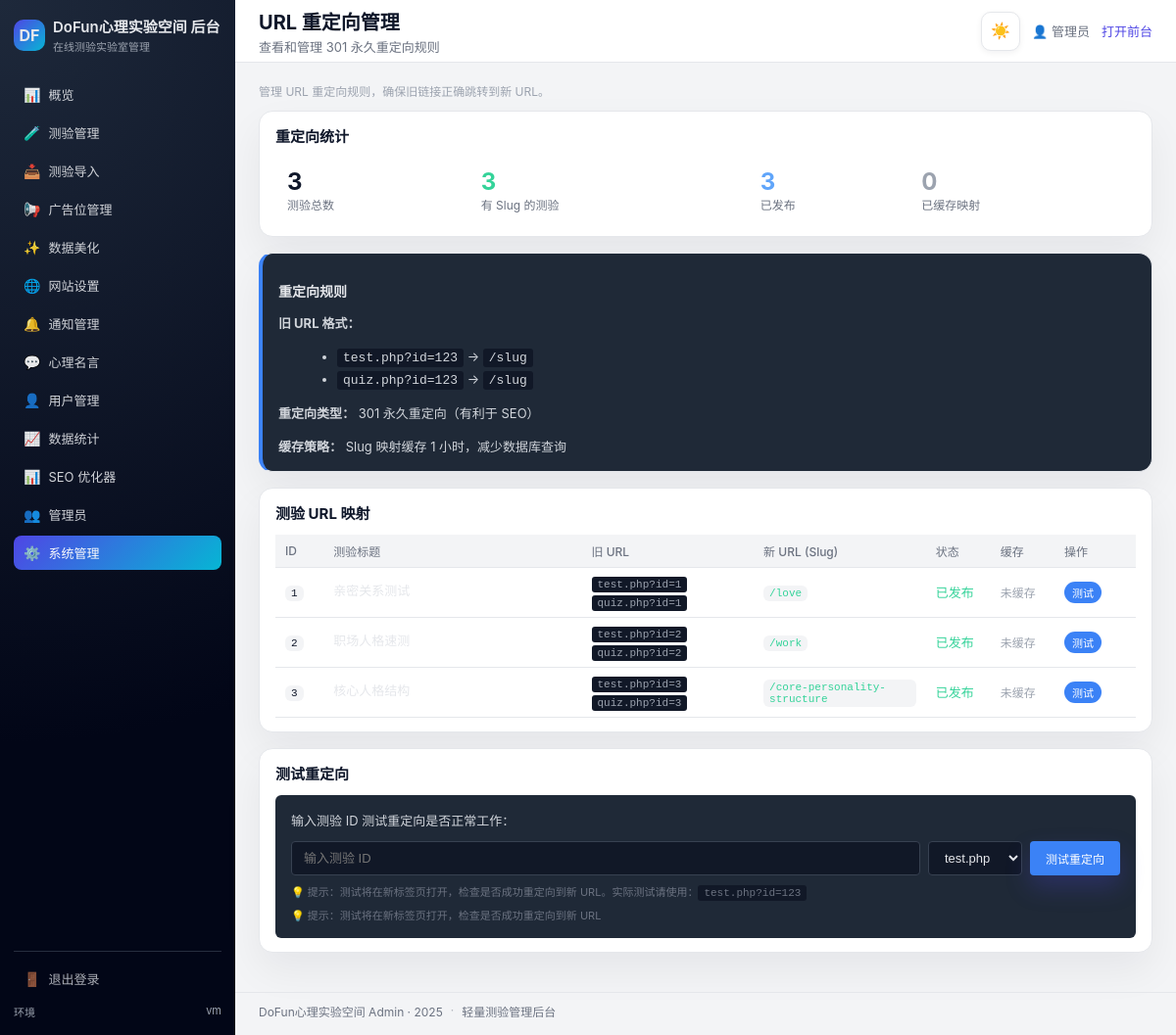
Page /admin/url_redirects.php (signed in) on the committed database.
### tables this page shows
CREATE TABLE `tests` (
  `id` int(10) UNSIGNED NOT NULL,
  `slug` varchar(100) NOT NULL,
  `title` varchar(255) NOT NULL,
  `subtitle` varchar(255) DEFAULT NULL,
  `description` text,
  `title_color` char(7) DEFAULT NULL,
  `emoji` varchar(16) DEFAULT NULL,
  `tags` varchar(255) DEFAULT NULL,
  `status` enum('draft','published','archived') NOT NULL DEFAULT 'draft',
  `sort_order` int(11) NOT NULL DEFAULT '0',
  `created_at` datetime NOT NULL DEFAULT CURRENT_TIMESTAMP,
  `updated_at` datetime NOT NULL DEFAULT CURRENT_TIMESTAMP ON UPDATE CURRENT_TIMESTAMP,
  `scoring_mode` enum('simple','dimensions','range','custom') NOT NULL DEFAULT 'simple',
  `scoring_config` json DEFAULT NULL,
  `show_secondary_archetype` tinyint(1) NOT NULL DEFAULT '1',
  `show_dimension_table` tinyint(1) NOT NULL DEFAULT '1',
  `display_mode` enum('single_page','step_by_step') NOT NULL DEFAULT 'single_page'
);

### lib/CacheHelper.php (called while the page is built, shortened)
<?php
class CacheHelper
{
    private static string $cacheDir = __DIR__ . '/../cache';
    private static function getCachePath(string $key): string
    {
        $safeKey = preg_replace('/[^a-zA-Z0-9_-]/', '_', $key);
        return self::$cacheDir . '/' . $safeKey . '.cache';
    }
    public static function get(string $key, ?int $ttl = null): mixed
    {
        $path = self::getCachePath($key);
        if (!file_exists($path)) {
            return null;
        }
        $content = @file_get_contents($path);
        $data = @unserialize($content);
        return $data;
    }
}

### admin/url_redirects.php (the view, shortened to what this page needs)
<?php
require_once __DIR__ . '/../lib/db_connect.php';
require_once __DIR__ . '/../lib/CacheHelper.php';
$tests = $pdo->query("
    SELECT id, title, slug, status, created_at
    FROM tests
    ORDER BY created_at DESC
")->fetchAll(PDO::FETCH_ASSOC);
$totalTests = count($tests);
$publishedTests = count(array_filter($tests, fn($t) => $t['status'] === 'published'));
$testsWithSlug = count(array_filter($tests, fn($t) => !empty($t['slug'])));
$redirectCacheStats = [];
foreach ($tests as $test) {
    if (!empty($test['slug'])) {
        $cacheKey = 'test_id_slug_' . $test['id'];
        $cached = CacheHelper::get($cacheKey, 0);
        $redirectCacheStats[$test['id']] = $cached !== null;
    }
}
$cachedCount = count(array_filter($redirectCacheStats));
?>
<div class="admin-toolbar">
    <div class="admin-toolbar__left">
        <span class="admin-table__muted">管理 URL 重定向规则，确保旧链接正确跳转到新 URL。</span>
    </div>
</div>
<div class="admin-card" style="margin-bottom: 16px;">
    <h2 class="admin-page-title" style="font-size: 15px; margin-bottom: 12px;">重定向统计</h2>
    <table class="admin-table admin-table--kpi">
        <tbody>
        <tr>
            <td>
                <div class="admin-kpi-number"><?= $totalTests ?></div>
                <div class="admin-kpi-label">测验总数</div>
            </td>
            <td>
                <div class="admin-kpi-number" style="color: #34d399;"><?= $testsWithSlug ?></div>
                <div class="admin-kpi-label">有 Slug 的测验</div>
            </td>
            <td>
                <div class="admin-kpi-number" style="color: #60a5fa;"><?= $publishedTests ?></div>
                <div class="admin-kpi-label">已发布</div>
            </td>
            <td>
                <div class="admin-kpi-number" style="color: <?= $cachedCount > 0 ? '#34d399' : '#9ca3af' ?>;">
                    <?= $cachedCount ?>
                </div>
                <div class="admin-kpi-label">已缓存映射</div>
            </td>
        </tr>
        </tbody>
    </table>
</div>
<div class="admin-card" style="margin-bottom: 16px; background: #1f2937; border-left: 4px solid #3b82f6;">
    <h3 style="font-size: 14px; font-weight: 600; color: #e5e7eb; margin-bottom: 8px;">重定向规则</h3>
    <div style="font-size: 13px; color: #d1d5db; line-height: 1.6;">
        <p style="margin-bottom: 8px;">
            <strong>旧 URL 格式：</strong>
        </p>
        <ul style="margin-left: 20px; margin-bottom: 12px;">
            <li><code style="background: #111827; padding: 2px 6px; border-radius: 3px;">test.php?id=123</code> → <code style="background: #111827; padding: 2px 6px; border-radius: 3px;">/slug</code></li>
            <li><code style="background: #111827; padding: 2px 6px; border-radius: 3px;">quiz.php?id=123</code> → <code style="background: #111827; padding: 2px 6px; border-radius: 3px;">/slug</code></li>
        </ul>
        <p style="margin-bottom: 8px;">
            <strong>重定向类型：</strong> 301 永久重定向（有利于 SEO）
        </p>
        <p style="margin-bottom: 0;">
            <strong>缓存策略：</strong> Slug 映射缓存 1 小时，减少数据库查询
        </p>
    </div>
</div>
<div class="admin-card">
    <h2 class="admin-page-title" style="font-size: 15px; margin-bottom: 12px;">测验 URL 映射</h2>
    <?php if (empty($tests)): ?>
        <div style="padding: 40px; text-align: center; color: #9ca3af;">
            <div style="font-size: 48px; margin-bottom: 16px;">🔗</div>
            <div>暂无测验数据</div>
        </div>
    <?php else: ?>
        <table class="admin-table">
            <thead>
            <tr>
                <th style="width: 60px;">ID</th>
                <th style="width: 30%;">测验标题</th>
                <th style="width: 20%;">旧 URL</th>
                <th style="width: 20%;">新 URL (Slug)</th>
                <th style="width: 100px;">状态</th>
                <th style="width: 100px;">缓存</th>
                <th style="width: 120px;">操作</th>
            </tr>
            </thead>
            <tbody>
            <?php foreach ($tests as $test):
                $oldUrl1 = 'test.php?id=' . $test['id'];
                $oldUrl2 = 'quiz.php?id=' . $test['id'];
                $newUrl = !empty($test['slug']) ? '/' . $test['slug'] : null;
                $isCached = $redirectCacheStats[$test['id']] ?? false;
            ?>
                <tr>
                    <td>
                        <code class="code-badge"><?= $test['id'] ?></code>
                    </td>
                    <td>
                        <div style="font-weight: 500; color: #e5e7eb; margin-bottom: 4px;">
                            <?= htmlspecialchars($test['title']) ?>
                        </div>
                    </td>
                    <td>
                        <div style="font-size: 12px; color: #9ca3af; margin-bottom: 4px;">
                            <code style="background: #111827; padding: 2px 6px; border-radius: 3px; font-size: 11px;">
                                <?= htmlspecialchars($oldUrl1) ?>
                            </code>
                        </div>
                        <div style="font-size: 12px; color: #9ca3af;">
                            <code style="background: #111827; padding: 2px 6px; border-radius: 3px; font-size: 11px;">
                                <?= htmlspecialchars($oldUrl2) ?>
                            </code>
                        </div>
                    </td>
                    <td>
                        <?php if ($newUrl): ?>
                            <code class="code-badge" style="color: #34d399; font-size: 11px;">
                                <?= htmlspecialchars($newUrl) ?>
                            </code>
                        <?php else: ?>
                            <span style="color: #f59e0b; font-size: 12px;">⚠ 无 Slug</span>
                        <?php endif; ?>
                    </td>
                    <td>
                        <span style="color: <?= $test['status'] === 'published' ? '#34d399' : '#9ca3af' ?>;">
                            <?= $test['status'] === 'published' ? '已发布' : '草稿' ?>
                        </span>
                    </td>
                    <td>
                        <?php if ($newUrl): ?>
                            <?php if ($isCached): ?>
                                <span style="color: #34d399; font-size: 12px;">✓ 已缓存</span>
                            <?php else: ?>
                                <span style="color: #9ca3af; font-size: 12px;">未缓存</span>
                            <?php endif; ?>
                        <?php else: ?>
                            <span style="color: #9ca3af; font-size: 12px;">-</span>
                        <?php endif; ?>
                    </td>
                    <td>
                        <?php if ($newUrl): ?>
                            <a href="<?= htmlspecialchars($newUrl) ?>"
                               target="_blank"
                               class="btn btn-xs"
                               style="background: #3b82f6; color: #fff; border: none;">
                                测试
                            </a>
                        <?php endif; ?>
                    </td>
                </tr>
            <?php endforeach; ?>
            </tbody>
        </table>
    <?php endif; ?>
</div>
<div class="admin-card" style="margin-top: 16px;">
    <h2 class="admin-page-title" style="font-size: 15px; margin-bottom: 12px;">测试重定向</h2>
    <div style="background: #1f2937; padding: 16px; border-radius: 6px;">
        <div style="font-size: 13px; color: #d1d5db; margin-bottom: 12px;">
            输入测验 ID 测试重定向是否正常工作：
        </div>
        <form method="GET" action="../" target="_blank" style="display: flex; gap: 8px;">
            <input type="text"
                   name="id"
                   placeholder="输入测验 ID"
                   style="flex: 1; background: #111827; border: 1px solid #374151; color: #e5e7eb; padding: 8px 12px; border-radius: 4px; font-size: 13px;"
                   required>
            <select name="type"
                    style="background: #111827; border: 1px solid #374151; color: #e5e7eb; padding: 8px 12px; border-radius: 4px; font-size: 13px;">
                <option value="test.php">test.php</option>
            </select>
            <button type="submit"
                    class="btn btn-primary"
                    style="background: #3b82f6; color: #fff; border: none; padding: 8px 16px; border-radius: 4px; cursor: pointer;">
                测试重定向
            </button>
        </form>
        <div style="font-size: 11px; color: #6b7280; margin-top: 8px;">
            💡 提示：测试将在新标签页打开，检查是否成功重定向到新 URL。实际测试请使用：<code style="background: #111827; padding: 2px 6px; border-radius: 3px;">test.php?id=123</code>
        </div>
        <div style="font-size: 11px; color: #6b7280; margin-top: 8px;">
            💡 提示：测试将在新标签页打开，检查是否成功重定向到新 URL
        </div>
    </div>
</div>
<?php
include __DIR__ . '/layout.php';

### assets/css/admin.css (style rules this page uses)
*, *::before, *::after { box-sizing: border-box; }
:root { --admin-bg-primary: #f3f4f6; --admin-bg-secondary: #ffffff; --admin-bg-sidebar: radial-gradient(circle at top left, #1e293b, #020617 70%); --admin-text-primary: #0f172a; --admin-text-secondary: #6b7280; --admin-border-color: #e5e7eb; --admin-shadow: rgba(15, 23, 42, 0.06); }
html, body { margin: 0; padding: 0; font-family: -apple-system, BlinkMacSystemFont, "SF Pro Text", system-ui, -system-ui, "Segoe UI", sans-serif; color: var(--admin-text-primary); background: var(--admin-bg-primary); transition: background-color 0.3s ease, color 0.3s ease; }
.admin-body { background: var(--admin-bg-primary); transition: background-color 0.3s ease; }
.admin-page-title { margin: 0; font-size: 20px; font-weight: 650; color: var(--admin-text-primary); transition: color 0.3s ease; }
.admin-toolbar { display: flex; justify-content: space-between; align-items: center; margin-bottom: 12px; gap: 12px; flex-wrap: wrap; }
.admin-toolbar__left, .admin-toolbar__right { display: flex; align-items: center; gap: 8px; }
.admin-card { background: var(--admin-bg-secondary); border-radius: 14px; padding: 14px 16px; box-shadow: 0 18px 40px var(--admin-shadow); border: 1px solid var(--admin-border-color); transition: background-color 0.3s ease, box-shadow 0.3s ease, border-color 0.3s ease; }
.admin-table { width: 100%; border-collapse: collapse; font-size: 13px; }
.admin-table thead tr { background: var(--admin-bg-primary); transition: background-color 0.3s ease; }
.admin-table th, .admin-table td { padding: 8px 10px; text-align: left; border-bottom: 1px solid var(--admin-border-color); vertical-align: middle; transition: border-color 0.3s ease; }
.admin-table th { font-weight: 500; color: var(--admin-text-secondary); font-size: 12px; transition: color 0.3s ease; }
.admin-table__muted { font-size: 12px; color: #9ca3af; }
.btn { display: inline-flex; align-items: center; justify-content: center; border-radius: 999px; border: 1px solid var(--admin-border-color); background: var(--admin-bg-secondary); font-size: 12px; padding: 4px 10px; text-decoration: none; color: var(--admin-text-primary); cursor: pointer; transition: background 0.3s ease, box-shadow 0.15s ease, transform 0.1s ease, border-color 0.3s ease, color 0.3s ease; }
.btn-primary { border-color: #4f46e5; background: linear-gradient(135deg, #4f46e5, #6366f1); color: #f9fafb; box-shadow: 0 12px 24px rgba(79, 70, 229, 0.25); }
.btn-xs { font-size: 11px; padding: 3px 8px; }
.code-badge { display: inline-flex; align-items: center; padding: 2px 6px; border-radius: 6px; background: #f3f4f6; font-size: 11px; font-family: ui-monospace, SFMono-Regular, Menlo, Monaco, Consolas, "Liberation Mono", "Courier New", monospace; cursor: pointer; }
.admin-table--kpi td { padding: 10px 12px; border-bottom: none; }
.admin-kpi-number { font-size: 24px; font-weight: 700; color: var(--admin-text-primary); transition: color 0.3s ease; }
.admin-kpi-label { font-size: 12px; color: #6b7280; }

### rows in the picture
tests: id "1", title "亲密关系测试", id "test.php?id=1", id "quiz.php?id=1", slug "/love", status "已发布", shows "未缓存"
tests: id "2", title "职场人格速测", id "test.php?id=2", id "quiz.php?id=2", slug "/work", status "已发布", shows "未缓存"
tests: id "3", title "核心人格结构", id "test.php?id=3", id "quiz.php?id=3", slug "/core-personality-structure", status "已发布", shows "未缓存"

### other values in the picture
php_uname('n') "vm"
$pageTitle "URL 重定向管理"
$pageSubtitle "查看和管理 301 永久重定向规则"
$totalTests "3"
$testsWithSlug "3"
$publishedTests "3"
$cachedCount "0"
